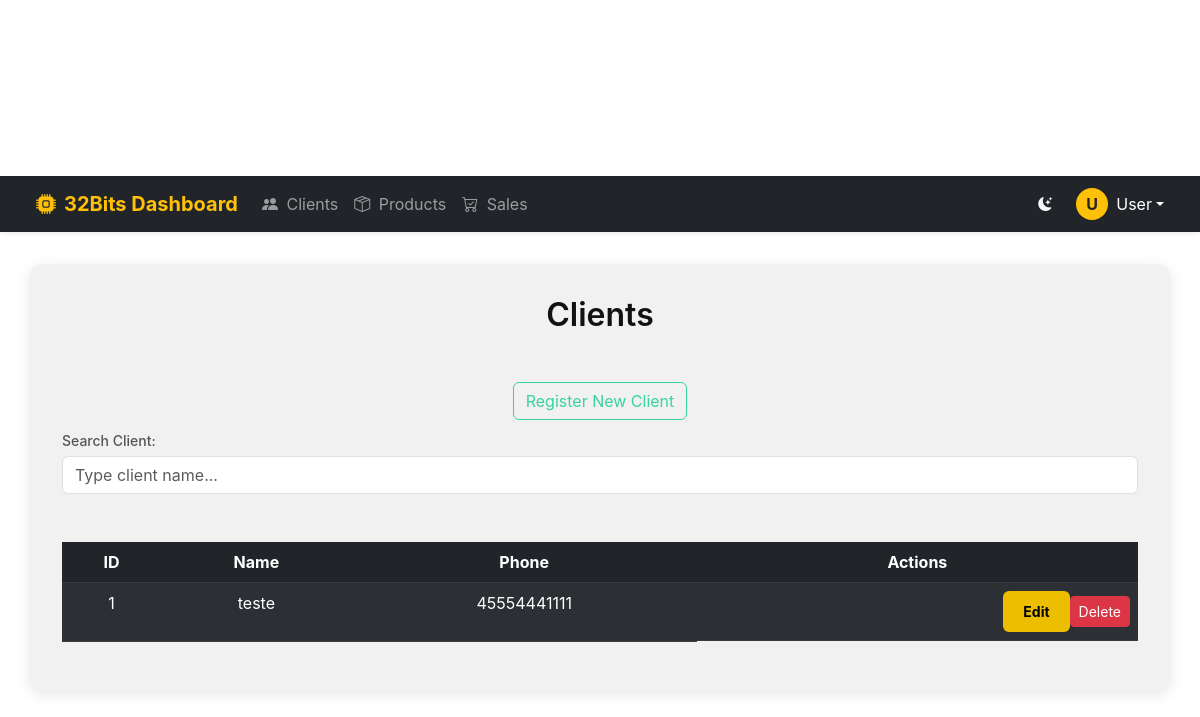
The page /list-clients (signed in) on the database as committed earlier.
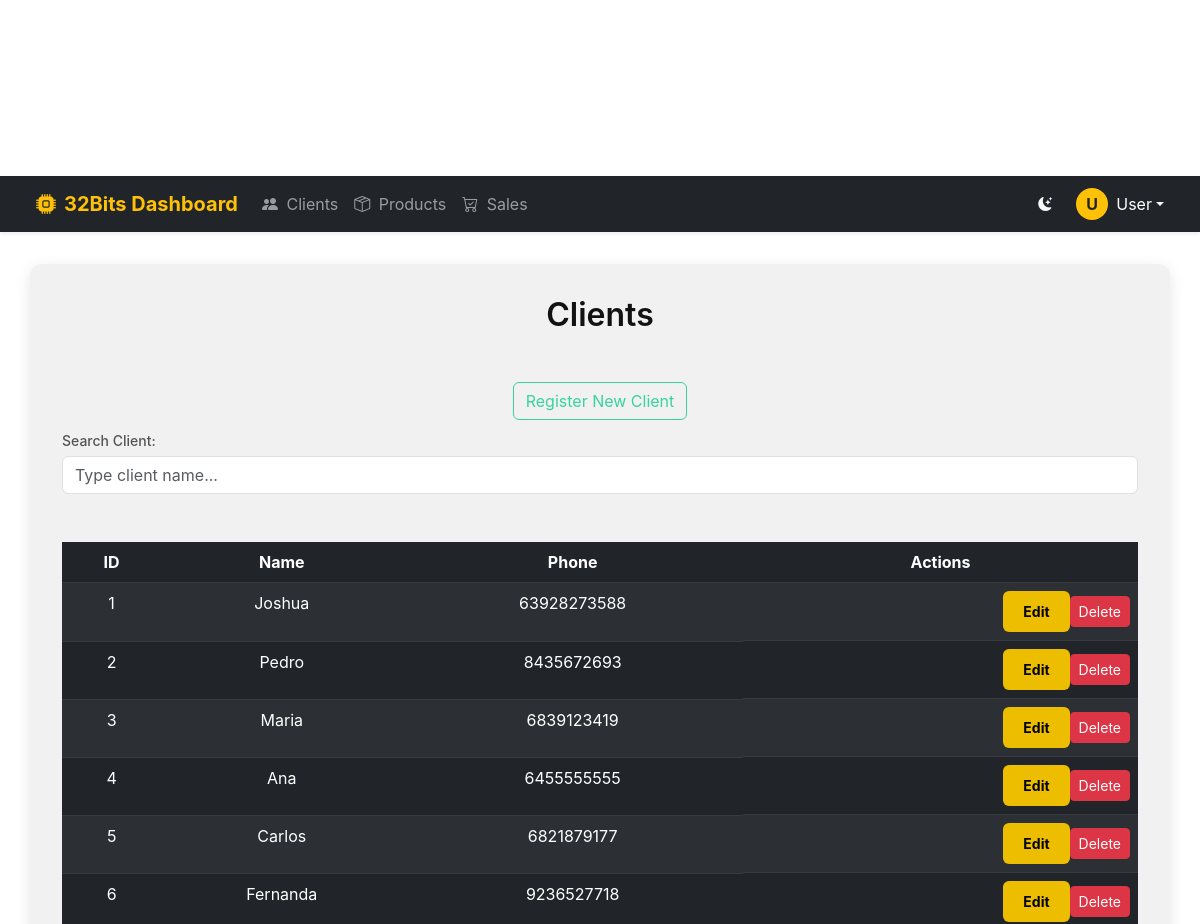
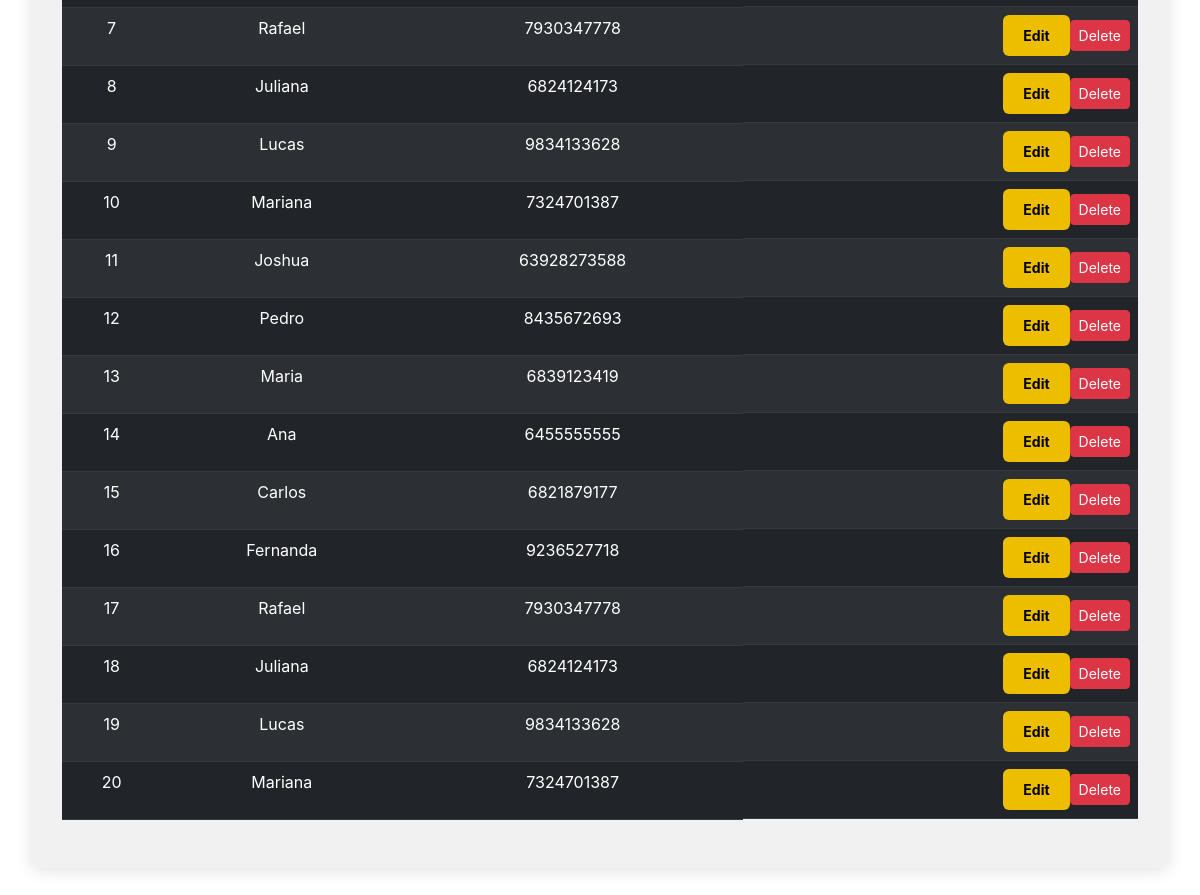
The same page on the database as committed later (2 pictures, top to bottom).
### models/userModel.py (models this page shows, shortened)
class Client(db.Model):
    __tablename__ = 'clients'
    id = db.Column(db.Integer, primary_key=True)
    name = db.Column(db.String(100), nullable=False)
    phone = db.Column(db.String(20), nullable=False)

### app.py (the view)
@app.route('/list-clients', methods=['GET'])
@login_required
def list_clients():
    clients = Client.query.all()
    return render_template('list_clients.html', clients=clients)

### app.py (called while the page is built)
@login_manager.user_loader
def load_user(user_id):
    return User.query.get(int(user_id))

### templates/list_clients.html (shortened to what this page needs)
{% extends "layout.html" %}
{% block content %}
<h2>Clients</h2>
<br>
<div>
    <button type="button" class="btn btn-secondary" onclick="abrirModalCriar()">Register New Client</button>
</div>
<label for="buscador">Search Client:</label>
<input type="text" id="buscador" class="form-control" placeholder="Type client name..." onkeyup="filtrarTabela()">
<br><br>
<table class="table table-striped table-dark">
    <thead>
        <tr>
            <th scope="col">ID</th>
            <th scope="col">Name</th>
            <th scope="col">Phone</th>
            <th scope="col">Actions</th>
        </tr>
    </thead>
    <tbody>
        {% if clients %}
        {% for client in clients %}
        <tr>
            <td>{{ client.id }}</td>
            <td>{{ client.name }}</td>
            <td>{{ client.phone }}</td>
            <td class="dropdown-action" style="position: relative;">
                <button class="btn btn-sm btn-primary"
                    onclick="abrirModalEditar('{{ client.id }}', '{{ client.name }}', '{{ client.phone }}')">
                    Edit
                </button>
                <button class="btn btn-sm btn-danger" onclick="excluirCliente('{{ client.id }}')">
                    Delete
                </button>
            </td>
        </tr>
        {% endfor %}
        {% else %}
        <tr>
            <td colspan="4" class="text-center">No clients found.</td>
        </tr>
        {% endif %}
    </tbody>
</table>
{% endblock %}

Rows that differ between the two databases and show on the page:
changed Client id 1: name "teste" → "Joshua"; phone "45554441111" → "63928273588"
added Client: id "2", name "Pedro", phone "8435672693"
added Client: id "3", name "Maria", phone "6839123419"
added Client: id "4", name "Ana", phone "6455555555"
added Client: id "5", name "Carlos", phone "6821879177"
added Client: id "6", name "Fernanda", phone "9236527718"
added Client: id "7", name "Rafael", phone "7930347778"
added Client: id "8", name "Juliana", phone "6824124173"
added Client: id "9", name "Lucas", phone "9834133628"
added Client: id "10", name "Mariana", phone "7324701387"
added Client: id "11", name "Joshua", phone "63928273588"
added Client: id "12", name "Pedro", phone "8435672693"
added Client: id "13", name "Maria", phone "6839123419"
added Client: id "14", name "Ana", phone "6455555555"
added Client: id "15", name "Carlos", phone "6821879177"
added Client: id "16", name "Fernanda", phone "9236527718"
added Client: id "17", name "Rafael", phone "7930347778"
added Client: id "18", name "Juliana", phone "6824124173"
added Client: id "19", name "Lucas", phone "9834133628"
added Client: id "20", name "Mariana", phone "7324701387"
